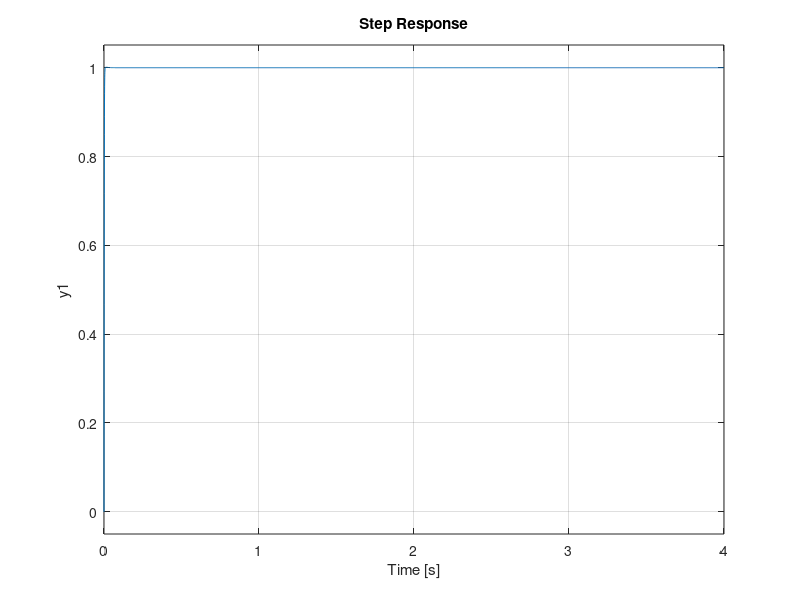

This figure's MATLAB source:
% close all;
% clear;
% 
% sys = tf( 1, [ 1 10 20 ] );
% 
% fig1a = figure( 'WindowStyle', 'Docked' );
%     hold on; grid on; grid minor;
%     
%     [ y, t ] = step( sys );
%     step( sys );
%     error = 1 - y(end)
%     stepinfo( sys )
%     
%     
% sys_cl = feedback( 300 * sys, 1 );
% 
% fig2a = figure( 'WindowStyle', 'Docked' );
%     hold on; grid on; grid minor;
%     
%     [ y, t ] = step( sys_cl );
%     step( sys_cl )
%     error = 1 - y(end)
%     stepinfo( sys_cl )
%     
%     
% 
%     
%     
%     
%     
% Kp = 300;
% Kd = 10;
% 
% Gc = tf( [ Kd Kp ], 1 );
% sys_pd = feedback( series( sys, Gc ), 1 )
% 
% fig3a = figure( 'WindowStyle', 'Docked' );
%     hold on; grid on; grid minor;
%     
%     [ y, t ] = step( sys_pd );
%     step( sys_pd )
%     error = 1 - y(end)
%     stepinfo( sys_pd )
%     
%     
%     
%     
% Kp = 30;
% Ki = 70;
% 
% Gc = tf( [ Kp Ki ], [ 1 0 ] );
% sys_pi = feedback( series( sys, Gc ), 1 )
% 
% fig4a = figure( 'WindowStyle', 'Docked' );
%     hold on; grid on; grid minor;
%     
%     [ y, t ] = step( sys_pi );
%     step( sys_pi )
%     error = 1 - y(end)
%     stepinfo( sys_pi )
%     
%     
%     
%     
% Kp = 350;
% Kd = 50;
% Ki = 300;
% 
% Gc = tf( [Kd Kp Ki ], [ 1 0 ] );
% sys_pid = feedback( series( sys, Gc ), 1 )
% 
% fig5a = figure( 'WindowStyle', 'Docked' );
%     hold on; grid on; grid minor;
%     
%     [ y, t ] = step( sys_pid );
%     step( sys_pid )
%     error = 1 - y(end)
%     stepinfo( sys_pid )
%     
%     
%     
%     
%     
%     
% 
% Gp = tf( 400, [ 1 48.5 0 ] );
% 
% fig6a = figure( 'WindowStyle', 'Docked' );
%     hold on; grid on; grid minor;
%     
%     [ y, t ] = step( Gp );
%     step( Gp )
%     error = 1 - y(end)
%     stepinfo( Gp )



close all;
clear;








% Gc = tf( [Kd Kp Ki ], [ 1 0 ] );
% sys_pid = feedback( series( sys, Gc ), 1 )
% 
% fig5a = figure( 'WindowStyle', 'Docked' );
%     hold on; grid on; grid minor;
%     
%     [ y, t ] = step( sys_pid );
%     step( sys_pid )
%     error = 1 - y(end)
%     stepinfo( sys_pid )
    
    
    
    
    
    
    
%     
% Gp = tf( 400, [ 1 48.5 0 ] );    
%     
% P = tf( 300, 1 );
% I = tf( 10, [ 1 0 ] );
% D = tf( [ 0.1 0 ], 1 )
% 
% Gc = P + I + D;
% 
% G = feedback( series( Gc, Gp ), 1 );
% 
% 
% 
% 
% fig7a = figure( 'WindowStyle', 'Docked' );
%     hold on; grid on; grid minor;
%     
%     [ y, t ] = step( G );
%     step( G )
%     error = 1 - y(end)
%     stepinfo( G )
% 
% 
% 




Kd = [0.1, 0.9, 2];
Kp = 100;
Ki = 10;

Gp = tf(400,[1 48.5 0]);

for i=1:1:length(Kd)
    cont_sys = tf([Kd(i), Kp, Ki],[1 0])
    
    sys = feedback( series(cont_sys, Gp), 1 );
    
    subplot(length(Kd),1,i);
    
    step(sys);
end




% Kd = 0.9;
% Kp = [ 10 100 300 ];
% Ki = 10;
% 
% Gp = tf(400,[1 48.5 0]);
% 
% for i=1:1:length( Kp )
%     cont_sys = tf([Kd, Kp(i), Ki],[1 0])
%     
%     sys = feedback( series(cont_sys, Gp), 1 );
%     
%     subplot(length(Kp),1,i);
%     
%     step(sys);
%     stepinfo( sys )
% end



% Kd = 0.9;
% Kp = 10;
% Ki = [ 1 10 200 ];
% 
% Gp = tf(400,[1 48.5 0]);
% 
% for i=1:1:length( Ki )
%     cont_sys = tf([Kd, Kp, Ki(i)],[1 0])
%     
%     sys = feedback( series(cont_sys, Gp), 1 );
%     
%     subplot(length(Ki),1,i);
%     
%     step(sys);
%     stepinfo( sys )
% end






%     
%     